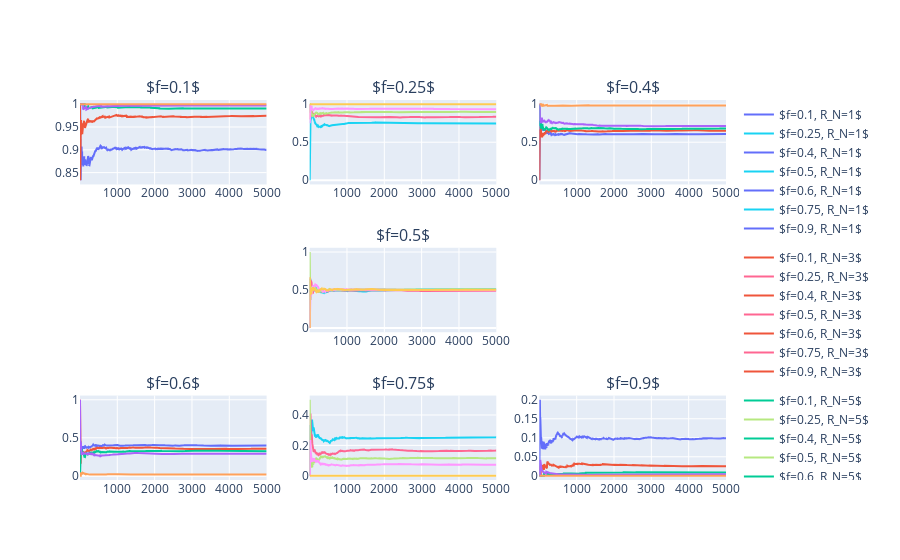

Notebook cell for this chart:
### Markdown cell above
**Exercise 1.2:** Show that the error probability is reduced by the use of $R_3$ by computing the error probability of this code for a binary symmetric channel with noise level $f$.

Given a binary symmetric channel, the error probability of direct transmission is given by $f$, the noise level. With $R_3$, each bit can be represented by $X\sim\text{Binomial}(n=3,p=1-f)$. The probability of error is then given by 

$$P(X=1\cup X=0)=\frac{3!}{1!(3-1)!}(1-f)^1f^{3-1}+\frac{3!}{0!(3-0)!}(1-f)^0f^{3-0}=3f^2-2f^3$$

Compared to the original probability

### Code cell
import plotly.graph_objects as go
from plotly.subplots import make_subplots
from collections import defaultdict
# from ..chris_functions import latex_helper


# latex_helper()

n_trials = 5000
r_n_range = list(range(1, 8, 2)) + [111]
f_range = [0.1, 0.25, 0.4, 0.5, 0.6, 0.75, 0.9]
fs_and_errors = defaultdict(list)

fig = make_subplots(rows=3, cols=3, subplot_titles=[f'$f={f_range[0]}$', f'$f={f_range[1]}$', f'$f={f_range[2]}$', '', f'$f={f_range[3]}$', '', f'$f={f_range[4]}$', f'$f={f_range[5]}$', f'$f={f_range[6]}$'])


def plot_stuff(f, row, col):
    fig.add_hline(f, row=row, col=col, name=f'$f={f}$', showlegend=True)
    for r_n in r_n_range:
        trials = []
        for _ in range(n_trials):
            t = np.array([1] * r_n)
            n = np.random.binomial(n=1, p=1 - f, size=t.shape)
            r = np.round(np.mean(np.where(n == False, 1 - t, t), axis=-1)).astype(int)
            trials.append(r)
        fig.add_trace(
            go.Scatter(
                x=np.arange(1, n_trials + 1),
                y=np.cumsum(trials) / np.arange(1, n_trials + 1),
                name=f'$f={f}, R_N={r_n}$',
                legendgroup=f'$R_N={r_n}$'
            ),
            row=row,
            col=col
        )

plot_stuff(f_range[0], 1, 1)
plot_stuff(f_range[1], 1, 2)
plot_stuff(f_range[2], 1, 3)

plot_stuff(f_range[3], 2, 2)

plot_stuff(f_range[4], 3, 1)
plot_stuff(f_range[5], 3, 2)
plot_stuff(f_range[6], 3, 3)



fig

### Figure 1 — Plotly figure (JSON) as saved in the notebook; plotly's stock layout.template omitted (floating-point values rounded to 4 significant figures; data arrays with more than 128 entries replaced by an {"elided": "..."} marker saying what was removed)
{"data": [{"legendgroup": "$R_N=1$", "name": "$f=0.1, R_N=1$", "type": "scatter", "x": {"elided": "5000 int values"}, "xaxis": "x", "y": {"elided": "5000 float values"}, "yaxis": "y"}, {"legendgroup": "$R_N=3$", "name": "$f=0.1, R_N=3$", "type": "scatter", "x": {"elided": "5000 int values"}, "xaxis": "x", "y": {"elided": "5000 float values"}, "yaxis": "y"}, {"legendgroup": "$R_N=5$", "name": "$f=0.1, R_N=5$", "type": "scatter", "x": {"elided": "5000 int values"}, "xaxis": "x", "y": {"elided": "5000 float values"}, "yaxis": "y"}, {"legendgroup": "$R_N=7$", "name": "$f=0.1, R_N=7$", "type": "scatter", "x": {"elided": "5000 int values"}, "xaxis": "x", "y": {"elided": "5000 float values"}, "yaxis": "y"}, {"legendgroup": "$R_N=111$", "name": "$f=0.1, R_N=111$", "type": "scatter", "x": {"elided": "5000 int values"}, "xaxis": "x", "y": {"elided": "5000 float values"}, "yaxis": "y"}, {"legendgroup": "$R_N=1$", "name": "$f=0.25, R_N=1$", "type": "scatter", "x": {"elided": "5000 int values"}, "xaxis": "x2", "y": {"elided": "5000 float values"}, "yaxis": "y2"}, {"legendgroup": "$R_N=3$", "name": "$f=0.25, R_N=3$", "type": "scatter", "x": {"elided": "5000 int values"}, "xaxis": "x2", "y": {"elided": "5000 float values"}, "yaxis": "y2"}, {"legendgroup": "$R_N=5$", "name": "$f=0.25, R_N=5$", "type": "scatter", "x": {"elided": "5000 int values"}, "xaxis": "x2", "y": {"elided": "5000 float values"}, "yaxis": "y2"}, {"legendgroup": "$R_N=7$", "name": "$f=0.25, R_N=7$", "type": "scatter", "x": {"elided": "5000 int values"}, "xaxis": "x2", "y": {"elided": "5000 float values"}, "yaxis": "y2"}, {"legendgroup": "$R_N=111$", "name": "$f=0.25, R_N=111$", "type": "scatter", "x": {"elided": "5000 int values"}, "xaxis": "x2", "y": {"elided": "5000 float values"}, "yaxis": "y2"}, {"legendgroup": "$R_N=1$", "name": "$f=0.4, R_N=1$", "type": "scatter", "x": {"elided": "5000 int values"}, "xaxis": "x3", "y": {"elided": "5000 float values"}, "yaxis": "y3"}, {"legendgroup": "$R_N=3$", "name": "$f=0.4, R_N=3$", "type": "scatter", "x": {"elided": "5000 int values"}, "xaxis": "x3", "y": {"elided": "5000 float values"}, "yaxis": "y3"}, {"legendgroup": "$R_N=5$", "name": "$f=0.4, R_N=5$", "type": "scatter", "x": {"elided": "5000 int values"}, "xaxis": "x3", "y": {"elided": "5000 float values"}, "yaxis": "y3"}, {"legendgroup": "$R_N=7$", "name": "$f=0.4, R_N=7$", "type": "scatter", "x": {"elided": "5000 int values"}, "xaxis": "x3", "y": {"elided": "5000 float values"}, "yaxis": "y3"}, {"legendgroup": "$R_N=111$", "name": "$f=0.4, R_N=111$", "type": "scatter", "x": {"elided": "5000 int values"}, "xaxis": "x3", "y": {"elided": "5000 float values"}, "yaxis": "y3"}, {"legendgroup": "$R_N=1$", "name": "$f=0.5, R_N=1$", "type": "scatter", "x": {"elided": "5000 int values"}, "xaxis": "x5", "y": {"elided": "5000 float values"}, "yaxis": "y5"}, {"legendgroup": "$R_N=3$", "name": "$f=0.5, R_N=3$", "type": "scatter", "x": {"elided": "5000 int values"}, "xaxis": "x5", "y": {"elided": "5000 float values"}, "yaxis": "y5"}, {"legendgroup": "$R_N=5$", "name": "$f=0.5, R_N=5$", "type": "scatter", "x": {"elided": "5000 int values"}, "xaxis": "x5", "y": {"elided": "5000 float values"}, "yaxis": "y5"}, {"legendgroup": "$R_N=7$", "name": "$f=0.5, R_N=7$", "type": "scatter", "x": {"elided": "5000 int values"}, "xaxis": "x5", "y": {"elided": "5000 float values"}, "yaxis": "y5"}, {"legendgroup": "$R_N=111$", "name": "$f=0.5, R_N=111$", "type": "scatter", "x": {"elided": "5000 int values"}, "xaxis": "x5", "y": {"elided": "5000 float values"}, "yaxis": "y5"}, {"legendgroup": "$R_N=1$", "name": "$f=0.6, R_N=1$", "type": "scatter", "x": {"elided": "5000 int values"}, "xaxis": "x7", "y": {"elided": "5000 float values"}, "yaxis": "y7"}, {"legendgroup": "$R_N=3$", "name": "$f=0.6, R_N=3$", "type": "scatter", "x": {"elided": "5000 int values"}, "xaxis": "x7", "y": {"elided": "5000 float values"}, "yaxis": "y7"}, {"legendgroup": "$R_N=5$", "name": "$f=0.6, R_N=5$", "type": "scatter", "x": {"elided": "5000 int values"}, "xaxis": "x7", "y": {"elided": "5000 float values"}, "yaxis": "y7"}, {"legendgroup": "$R_N=7$", "name": "$f=0.6, R_N=7$", "type": "scatter", "x": {"elided": "5000 int values"}, "xaxis": "x7", "y": {"elided": "5000 float values"}, "yaxis": "y7"}, {"legendgroup": "$R_N=111$", "name": "$f=0.6, R_N=111$", "type": "scatter", "x": {"elided": "5000 int values"}, "xaxis": "x7", "y": {"elided": "5000 float values"}, "yaxis": "y7"}, {"legendgroup": "$R_N=1$", "name": "$f=0.75, R_N=1$", "type": "scatter", "x": {"elided": "5000 int values"}, "xaxis": "x8", "y": {"elided": "5000 float values"}, "yaxis": "y8"}, {"legendgroup": "$R_N=3$", "name": "$f=0.75, R_N=3$", "type": "scatter", "x": {"elided": "5000 int values"}, "xaxis": "x8", "y": {"elided": "5000 float values"}, "yaxis": "y8"}, {"legendgroup": "$R_N=5$", "name": "$f=0.75, R_N=5$", "type": "scatter", "x": {"elided": "5000 int values"}, "xaxis": "x8", "y": {"elided": "5000 float values"}, "yaxis": "y8"}, {"legendgroup": "$R_N=7$", "name": "$f=0.75, R_N=7$", "type": "scatter", "x": {"elided": "5000 int values"}, "xaxis": "x8", "y": {"elided": "5000 float values"}, "yaxis": "y8"}, {"legendgroup": "$R_N=111$", "name": "$f=0.75, R_N=111$", "type": "scatter", "x": {"elided": "5000 int values"}, "xaxis": "x8", "y": {"elided": "5000 float values"}, "yaxis": "y8"}, {"legendgroup": "$R_N=1$", "name": "$f=0.9, R_N=1$", "type": "scatter", "x": {"elided": "5000 int values"}, "xaxis": "x9", "y": {"elided": "5000 float values"}, "yaxis": "y9"}, {"legendgroup": "$R_N=3$", "name": "$f=0.9, R_N=3$", "type": "scatter", "x": {"elided": "5000 int values"}, "xaxis": "x9", "y": {"elided": "5000 float values"}, "yaxis": "y9"}, {"legendgroup": "$R_N=5$", "name": "$f=0.9, R_N=5$", "type": "scatter", "x": {"elided": "5000 int values"}, "xaxis": "x9", "y": {"elided": "5000 float values"}, "yaxis": "y9"}, {"legendgroup": "$R_N=7$", "name": "$f=0.9, R_N=7$", "type": "scatter", "x": {"elided": "5000 int values"}, "xaxis": "x9", "y": {"elided": "5000 float values"}, "yaxis": "y9"}, {"legendgroup": "$R_N=111$", "name": "$f=0.9, R_N=111$", "type": "scatter", "x": {"elided": "5000 int values"}, "xaxis": "x9", "y": {"elided": "5000 float values"}, "yaxis": "y9"}], "layout": {"annotations": [{"font": {"size": 16}, "showarrow": false, "text": "$f=0.1$", "x": 0.1444, "xanchor": "center", "xref": "paper", "y": 1, "yanchor": "bottom", "yref": "paper"}, {"font": {"size": 16}, "showarrow": false, "text": "$f=0.25$", "x": 0.5, "xanchor": "center", "xref": "paper", "y": 1, "yanchor": "bottom", "yref": "paper"}, {"font": {"size": 16}, "showarrow": false, "text": "$f=0.4$", "x": 0.8556, "xanchor": "center", "xref": "paper", "y": 1, "yanchor": "bottom", "yref": "paper"}, {"font": {"size": 16}, "showarrow": false, "text": "$f=0.5$", "x": 0.5, "xanchor": "center", "xref": "paper", "y": 0.6111, "yanchor": "bottom", "yref": "paper"}, {"font": {"size": 16}, "showarrow": false, "text": "$f=0.6$", "x": 0.1444, "xanchor": "center", "xref": "paper", "y": 0.2222, "yanchor": "bottom", "yref": "paper"}, {"font": {"size": 16}, "showarrow": false, "text": "$f=0.75$", "x": 0.5, "xanchor": "center", "xref": "paper", "y": 0.2222, "yanchor": "bottom", "yref": "paper"}, {"font": {"size": 16}, "showarrow": false, "text": "$f=0.9$", "x": 0.8556, "xanchor": "center", "xref": "paper", "y": 0.2222, "yanchor": "bottom", "yref": "paper"}], "xaxis": {"anchor": "y", "domain": [0, 0.2889]}, "xaxis2": {"anchor": "y2", "domain": [0.3556, 0.6444]}, "xaxis3": {"anchor": "y3", "domain": [0.7111, 1]}, "xaxis4": {"anchor": "y4", "domain": [0, 0.2889]}, "xaxis5": {"anchor": "y5", "domain": [0.3556, 0.6444]}, "xaxis6": {"anchor": "y6", "domain": [0.7111, 1]}, "xaxis7": {"anchor": "y7", "domain": [0, 0.2889]}, "xaxis8": {"anchor": "y8", "domain": [0.3556, 0.6444]}, "xaxis9": {"anchor": "y9", "domain": [0.7111, 1]}, "yaxis": {"anchor": "x", "domain": [0.7778, 1]}, "yaxis2": {"anchor": "x2", "domain": [0.7778, 1]}, "yaxis3": {"anchor": "x3", "domain": [0.7778, 1]}, "yaxis4": {"anchor": "x4", "domain": [0.3889, 0.6111]}, "yaxis5": {"anchor": "x5", "domain": [0.3889, 0.6111]}, "yaxis6": {"anchor": "x6", "domain": [0.3889, 0.6111]}, "yaxis7": {"anchor": "x7", "domain": [0, 0.2222]}, "yaxis8": {"anchor": "x8", "domain": [0, 0.2222]}, "yaxis9": {"anchor": "x9", "domain": [0, 0.2222]}}}
